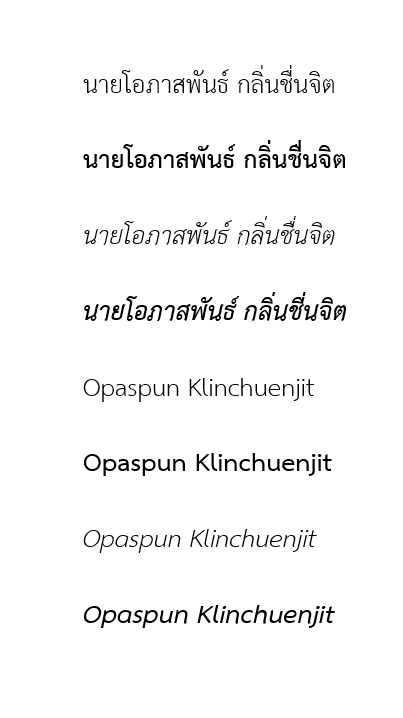
#> input picture images/name.png, 403 x 718 px, found by its file name
$ jupyter execute Segmentation.ipynb
#> lines starting #> are read from the running program, lines starting #| are printed output that depends on the picture; after the words box and inside, x2 and y2 are one past the last pixel; in counts of white or black regions, pixels touching at a corner belong together
[cell 1]
import cv2
import numpy as np

# อ่านภาพ
#image = cv2.imread('test/Image_20240817_0001.png')

image = cv2.imread('test/name.png')
#> image is the input picture: shape (718, 403, 3); min 0, max 255, mean 246.6

# แปลงภาพเป็นสีเทา
gray = cv2.cvtColor(image, cv2.COLOR_BGR2GRAY)

# ใช้ GaussianBlur เพื่อลด noise
blurred = cv2.GaussianBlur(gray, (5, 5), 0)
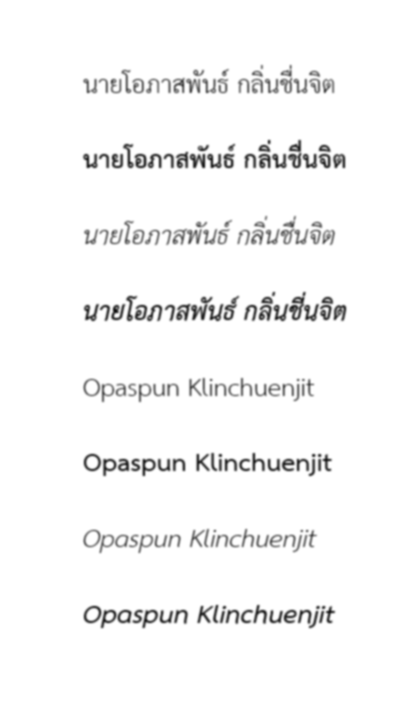
#> blurred: shape (718, 403); min 14, max 255, mean 246.6

# ใช้ threshold เพื่อแยกข้อความออกจากพื้นหลัง
_, threshold_image = cv2.threshold(blurred, 200, 255, cv2.THRESH_BINARY_INV)
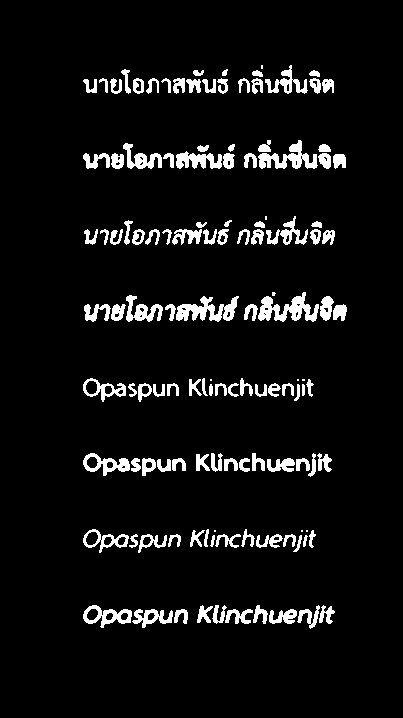
#> threshold_image: shape (718, 403); 6.4% white; 127 white regions (9 under 20 px)

# ค้นหา Contours ในภาพที่ threshold แล้ว
contours, _ = cv2.findContours(threshold_image, cv2.RETR_EXTERNAL, cv2.CHAIN_APPROX_SIMPLE)
#> contours = 127 contours, 11 with area under 20; largest, box (x1, y1, x2, y2) and area: (258, 292, 319, 322) 773, (176, 296, 239, 322) 717, (258, 140, 318, 169) 622, (83, 605, 132, 628) 592, (83, 453, 130, 476) 531

# วาดกรอบล้อมรอบข้อความ
for contour in contours:
    x, y, w, h = cv2.boundingRect(contour)

    # กำหนดเงื่อนไขเพิ่มเติมสำหรับการเลือก contour ที่เป็นตัวอักษรหรือคำ (เช่น ความสูง/ความกว้างขั้นต่ำ)
    if w > 10 and h > 10:
        cv2.rectangle(image, (x, y), (x + w, y + h), (0, 255, 0), 2)
#> this loop made 127 passes
#> (x, y, w, h) on passes 1 to 12: (269, 609, 28, 15), (225, 609, 28, 15), (174, 609, 14, 15), (132, 609, 41, 19), (319, 605, 16, 19), (297, 605, 23, 24), (253, 605, 15, 19), (212, 605, 15, 19), (197, 605, 16, 18), (83, 605, 49, 23), (303, 535, 5, 12), (293, 535, 9, 17)
#> (contour, x, y, w, h) on passes 21, 22, 23, 55, 56, 57: ([[306, 530], [306, 531], [307, 531], [307, 530]], 306, 530, 2, 2), ([[301, 530], [301, 531], [302, 531], [302, 530]], 301, 530, 2, 2), ([[214, 530], [214, 531], [215, 531], [215, 530]], 214, 530, 2, 2), ([[302, 379], [302, 380], [304, 380], [304, 379]], 302, 379, 3, 2), ([[297, 379], [297, 380], [298, 380], [298, 379]], 297, 379, 2, 2), ([[210, 379], [210, 380], [211, 380], [211, 379]], 210, 379, 2, 2)
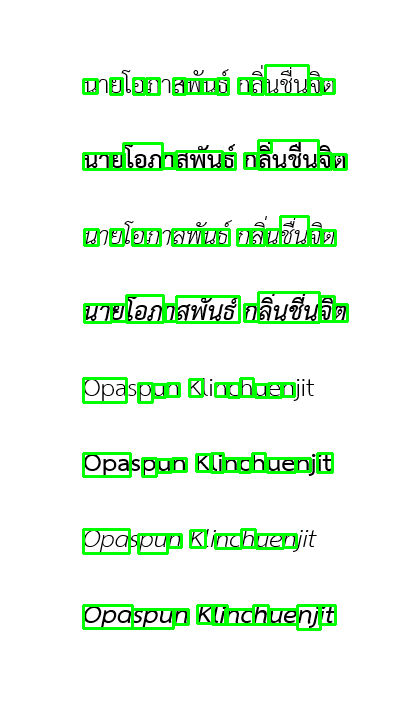
#> image: shape (718, 403, 3); 5.82% of pixels changed, all inside (x1, y1, x2, y2) = (82, 64, 349, 631)

# แสดงภาพที่มีการวาดกรอบล้อมรอบ
cv2.imshow('Segmented Image', image)
cv2.waitKey(0)
cv2.destroyAllWindows()

$ run again, with scan/aun/ปวช/Image_20240817_0001.png copied over images/name.png
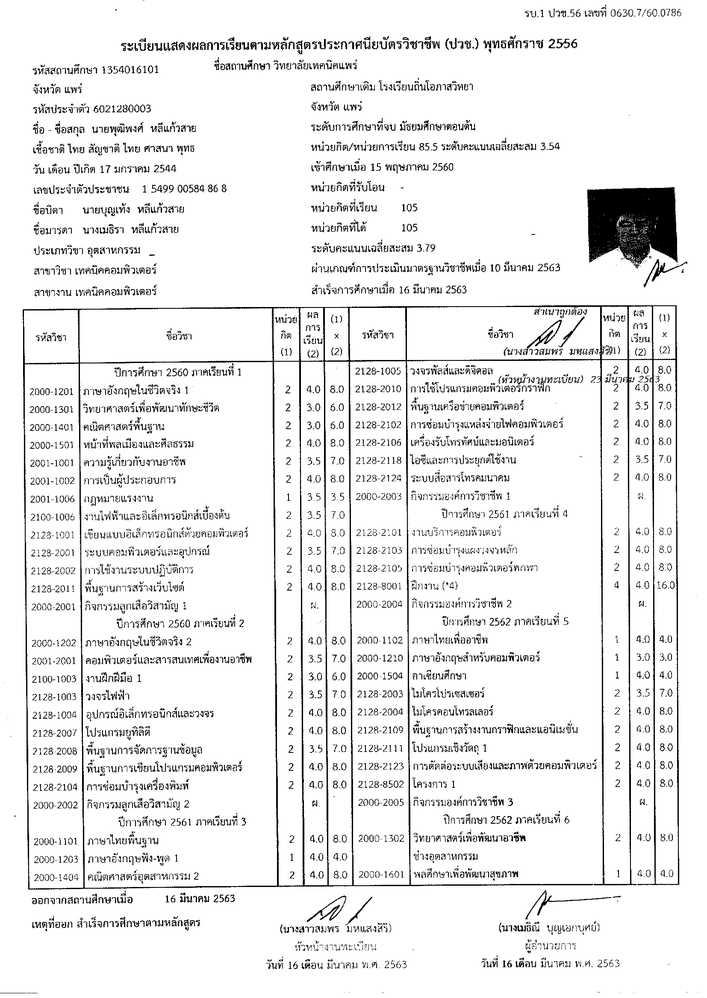
#> input picture scan/aun/ปวช/Image_20240817_0001.png, 707 x 998 px, shrunk from 1654 x 2337 before the run, found by its file name
#> image is the input picture: shape (998, 707, 3); min 0, max 255, mean 235.5
#> `_, threshold_image = cv2.threshold(blurred, 200, 255, cv2.THRESH_BINAR..`:
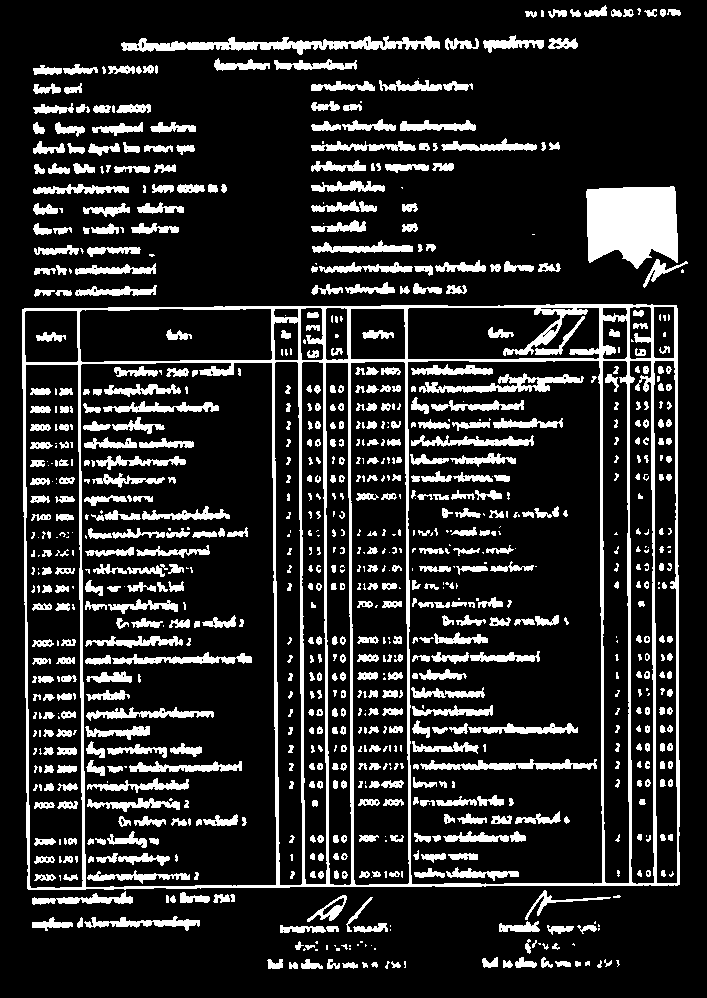
#> threshold_image: shape (998, 707); 16.1% white; 934 white regions (283 under 20 px)
#> contours = 193 contours, 63 with area under 20; largest, box (x1, y1, x2, y2) and area: (22, 304, 680, 890) 379252, (586, 186, 678, 269) 6116, (121, 36, 440, 55) 2121, (84, 916, 200, 931) 560, (312, 240, 413, 253) 535
#> the loop `for contour in contours:` made 193 passes
#> (x, y, w, h) on passes 1 to 3: (371, 962, 7, 6), (362, 962, 6, 6), (342, 962, 16, 7)
#> after the loop `for contour in contours:`:
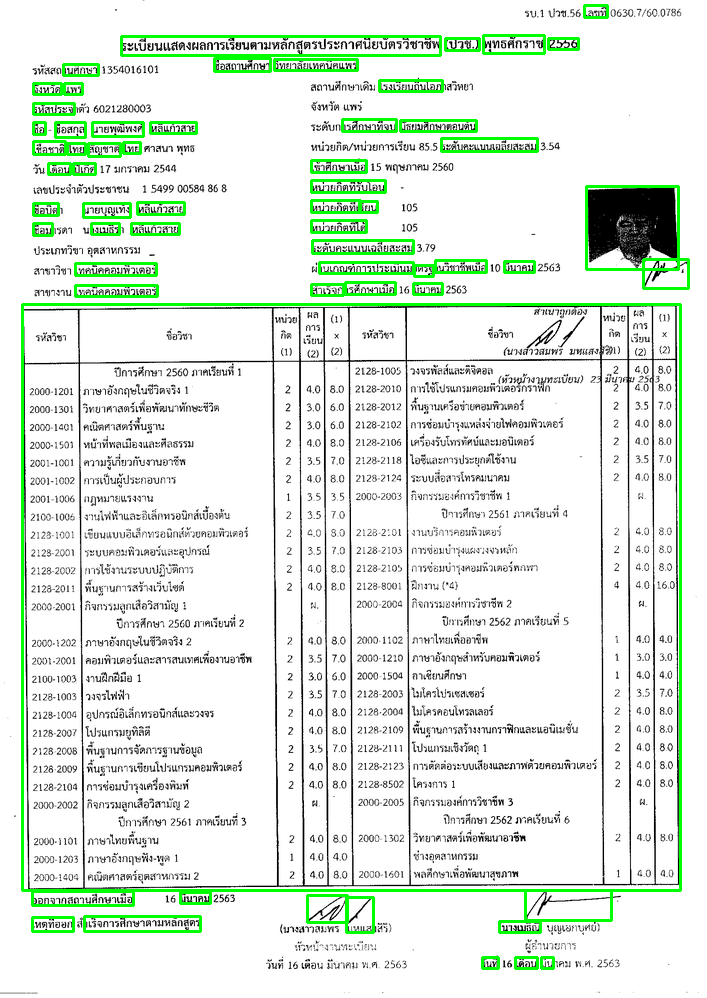
#> image: shape (998, 707, 3); 4.21% of pixels changed, all inside (x1, y1, x2, y2) = (21, 4, 690, 970)

$ run again, with images/VW2400094_foreign_data_1.png copied over images/name.png
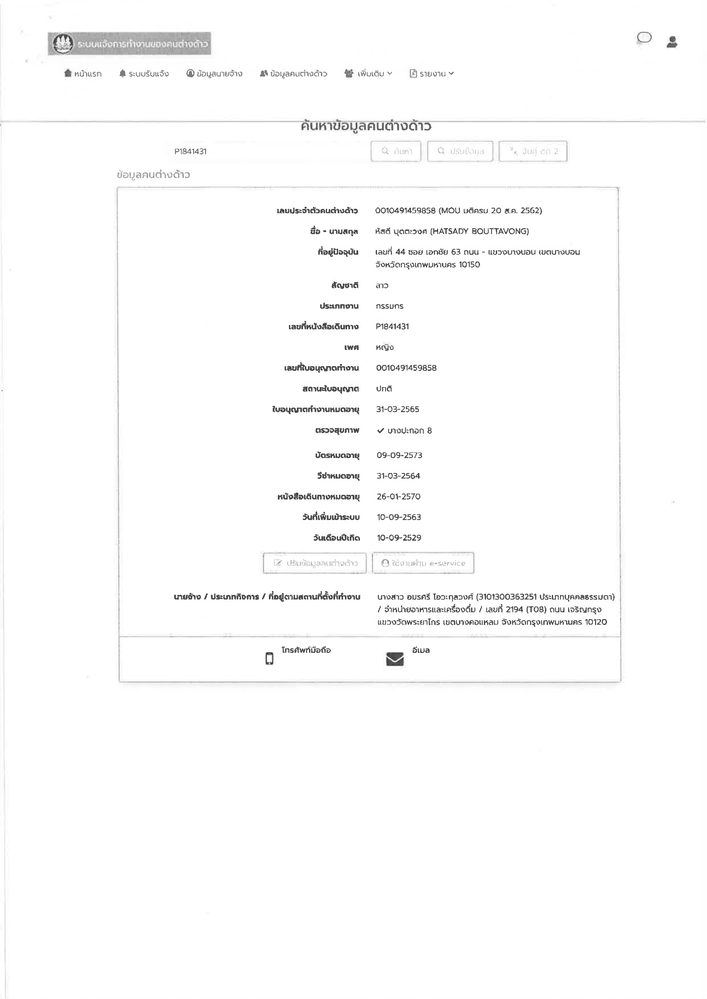
#> input picture images/VW2400094_foreign_data_1.png, 707 x 999 px, shrunk from 1654 x 2338 before the run, found by its file name
#> image is the input picture: shape (999, 707, 3); min 30, max 255, mean 251.5
#> `_, threshold_image = cv2.threshold(blurred, 200, 255, cv2.THRESH_BINAR..`:
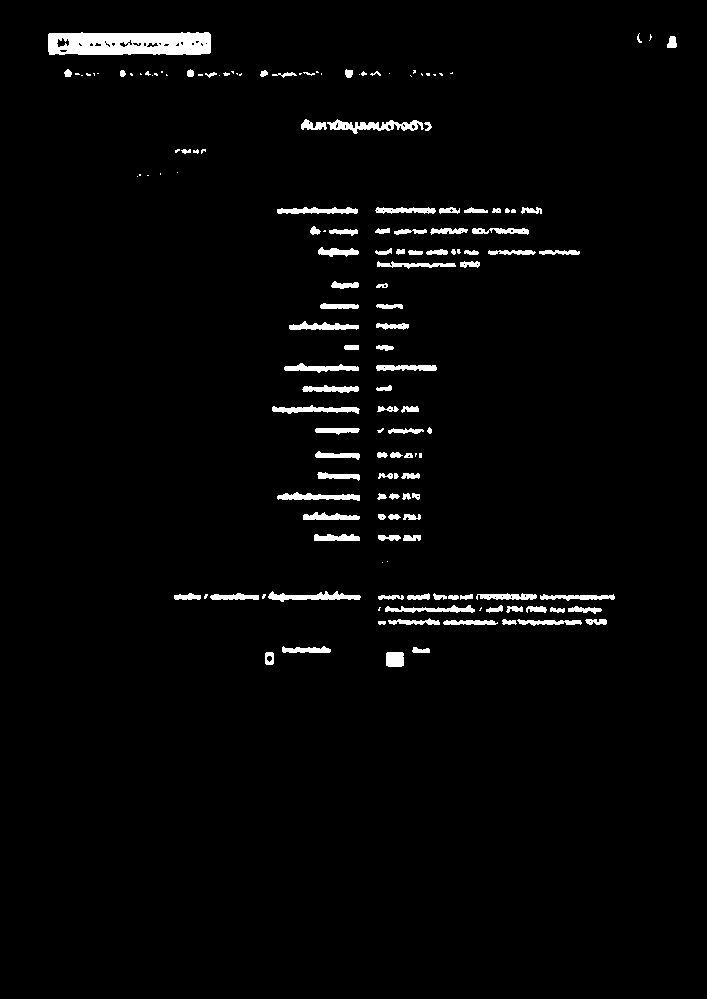
#> threshold_image: shape (999, 707); 2.5% white; 156 white regions (52 under 20 px)
#> contours = 156 contours, 60 with area under 20; largest, box (x1, y1, x2, y2) and area: (48, 32, 211, 55) 3348, (327, 119, 424, 134) 544, (268, 591, 361, 602) 409, (277, 492, 360, 501) 350, (272, 405, 360, 414) 342
#> the loop `for contour in contours:` made 156 passes
#> (x, y, w, h) on passes 1 to 3: (386, 652, 18, 15), (265, 652, 9, 13), (412, 647, 18, 6)
#> after the loop `for contour in contours:`:
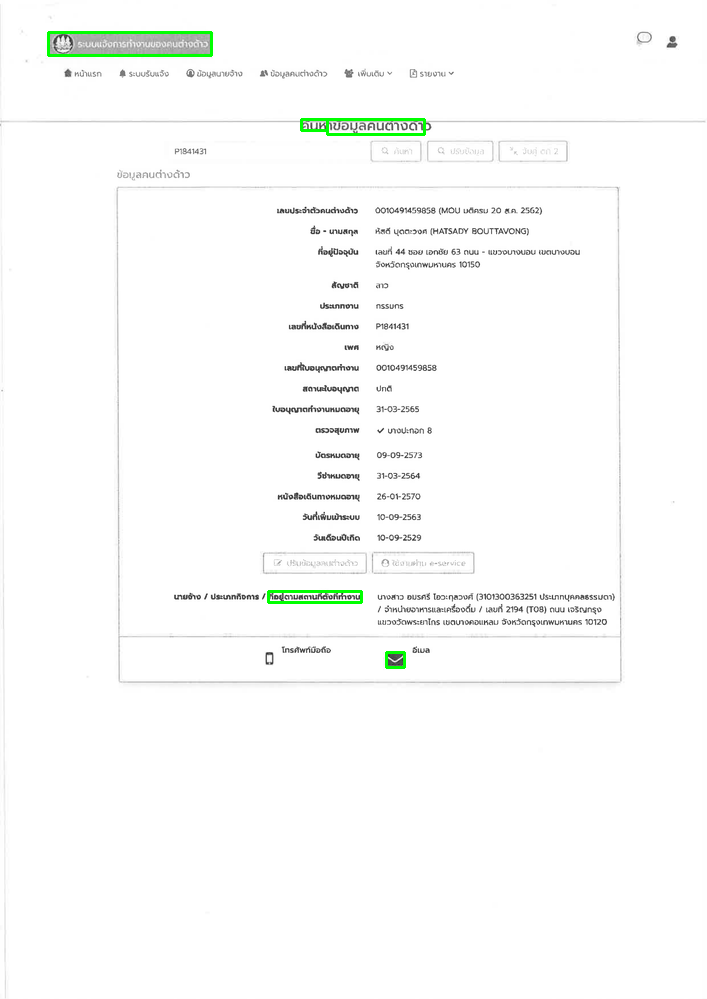
#> image: shape (999, 707, 3); 0.39% of pixels changed, all inside (x1, y1, x2, y2) = (47, 31, 426, 669)
